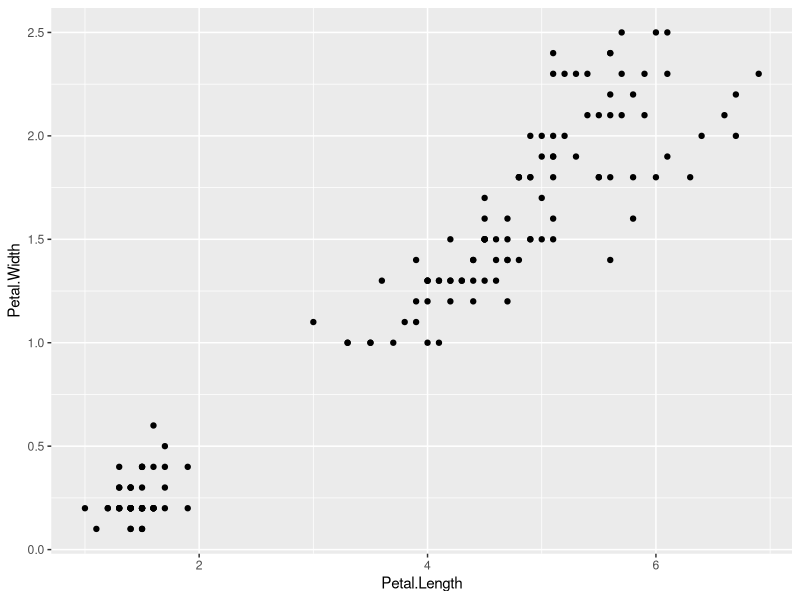
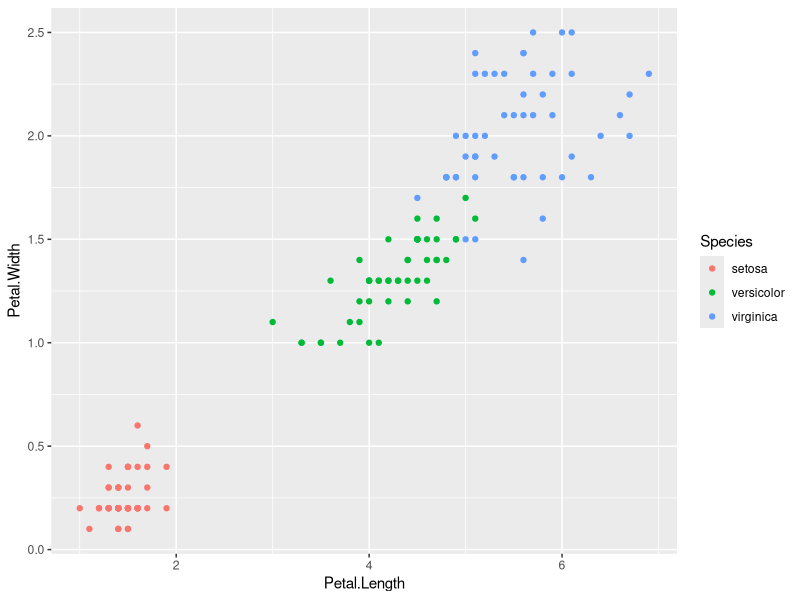
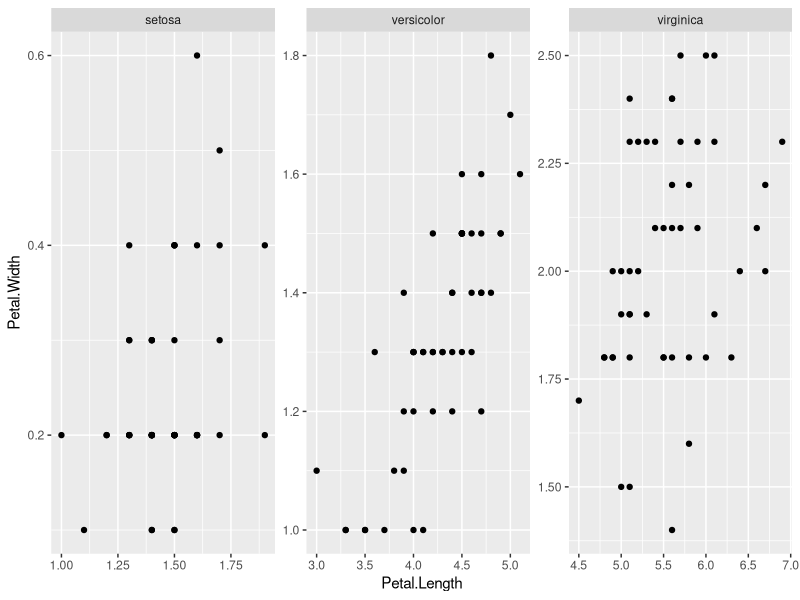
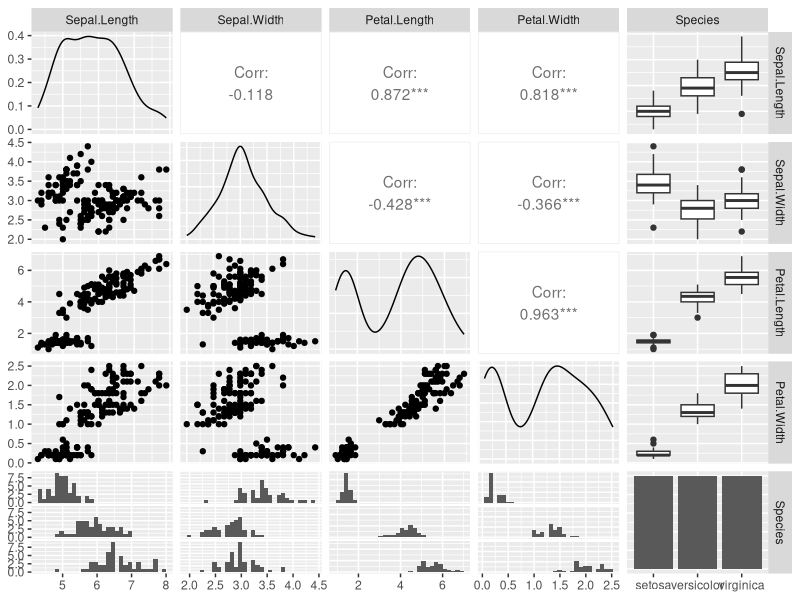
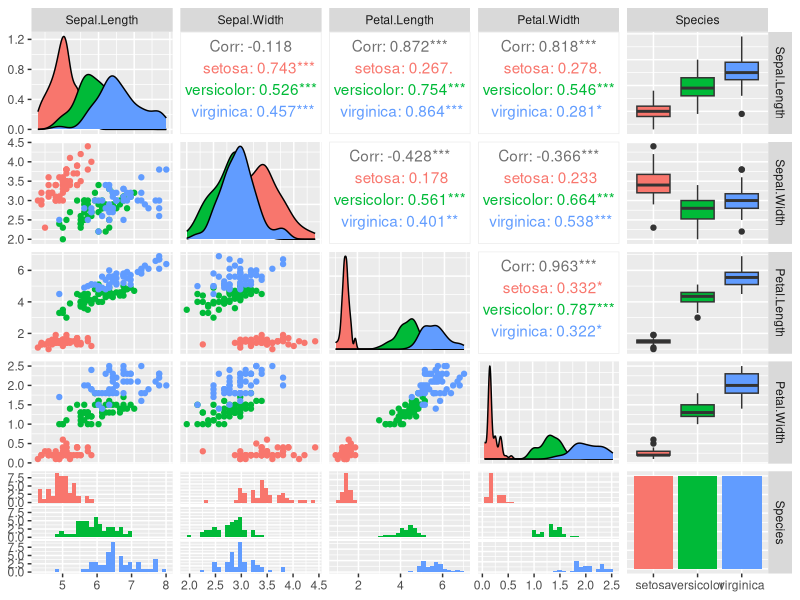

Write the R code that produced these figures, in order.
## ---- chunk 1
str(iris)
## ---- chunk 2
library(ggplot2)
ggplot(data = iris) +
  aes(x = Petal.Length, 
      y = Petal.Width) +
  geom_point()
## ---- chunk 3
ggplot(data = iris) +
  aes(x = Petal.Length, 
      y = Petal.Width,
      colour = Species) +
  geom_point()
## ---- chunk 4
ggplot(data = iris) +
  aes(x = Petal.Length, 
      y = Petal.Width) +
  geom_point() +
  facet_wrap(~ Species, 
             scales = "free")
## ---- chunk 5
p_cor <- cor.test(x = iris$Petal.Length, y = iris$Petal.Width,
                  method = "pearson")
p_cor
## ---- chunk 6
library(magrittr)
r <- divide_by(cov(iris$Petal.Length, iris$Petal.Width),
               multiply_by(iris$Petal.Length %>% sd(),
                           iris$Petal.Width %>% sd()))
r
## ---- chunk 7
all.equal(p_cor$estimate %>% as.numeric(),
          r)
## ---- chunk 8
t <- divide_by(multiply_by(r %>% abs(),
                          subtract(nrow(iris),
                                   2) %>% sqrt()),
              subtract(1,
                       r^2) %>% sqrt())
t
## ---- chunk 9
all.equal(p_cor$statistic %>% as.numeric,
          t)
## ---- chunk 10
p <- pt(q = t,
        df = nrow(iris) - 2,
        lower.tail = FALSE) %>% 
  multiply_by(2)
p
## ---- chunk 11
all.equal(p_cor$p.value %>% as.numeric,
          p)
## ---- chunk 12
ci <- as.numeric(NULL)
r %>% 
  atanh() %>% {
    add(.,
        multiply_by(qnorm(p = 0.025),
                    divide_by(1,
                              subtract(nrow(iris),
                                       3)) %>% 
                      sqrt()))%>% 
      tanh() ->> ci[1]
    add(.,
        multiply_by(qnorm(p = 0.975),
                    divide_by(1,
                              subtract(nrow(iris),
                                       3)) %>% 
                      sqrt()))%>% 
      tanh() ->> ci[2]
  }
## ---- chunk 13
all.equal(p_cor$conf.int %>% as.numeric(),
          ci)
## ---- chunk 14
s_cor <- cor.test(~ Petal.Width + Petal.Length, 
                  data = iris,
                  method = "spearman", continuity =TRUE)
s_cor
## ---- chunk 15
install.packages("GGally")
library(GGally)
ggpairs(iris)
## ---- chunk 16
ggpairs(iris, 
        aes(colour = Species))
## ---- chunk 17
library(psych)
iris_2 <- dplyr::select(iris, -Species)
psych::corr.test(iris_2, method="pearson")
## ---- chunk 18
psych::partial.r(data = iris, c(3, 4), c(1))
